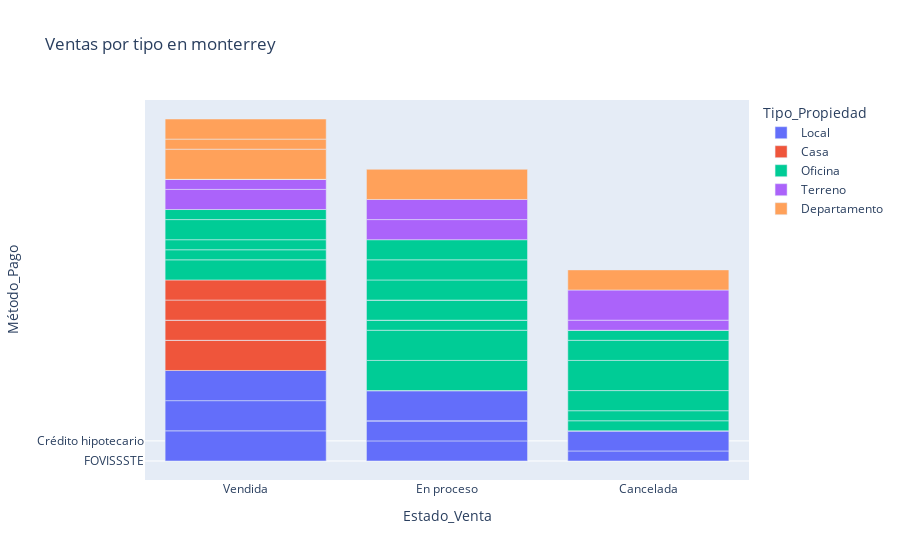

Notebook code for this chart:
### Code cell
figura3 = pl.bar(df_Inmob_regia, x= 'Estado_Venta', y= 'Método_Pago', color='Tipo_Propiedad', title= 'Ventas por tipo en monterrey')
figura3.show()

### Figure 1 — Plotly figure (JSON) as saved in the notebook; plotly's stock layout.template omitted (floating-point values rounded to 4 significant figures)
{"data": [{"alignmentgroup": "True", "hovertemplate": "Tipo_Propiedad=Local<br>Estado_Venta=%{x}<br>Método_Pago=%{y}<extra></extra>", "legendgroup": "Local", "marker": {"color": "#636efa", "pattern": {"shape": ""}}, "name": "Local", "offsetgroup": "Local", "orientation": "v", "showlegend": true, "textposition": "auto", "type": "bar", "x": ["Vendida", "En proceso", "Cancelada", "En proceso", "Cancelada", "En proceso", "En proceso", "En proceso", "En proceso", "Vendida", "Vendida", "Vendida", "Vendida", "Vendida"], "xaxis": "x", "y": ["FOVISSSTE", "FOVISSSTE", "INFONAVIT", "Crédito hipotecario", "Crédito hipotecario", "Crédito hipotecario", "FOVISSSTE", "FOVISSSTE", "Contado", "FOVISSSTE", "FOVISSSTE", "Contado", "Contado", "Contado"], "yaxis": "y"}, {"alignmentgroup": "True", "hovertemplate": "Tipo_Propiedad=Casa<br>Estado_Venta=%{x}<br>Método_Pago=%{y}<extra></extra>", "legendgroup": "Casa", "marker": {"color": "#EF553B", "pattern": {"shape": ""}}, "name": "Casa", "offsetgroup": "Casa", "orientation": "v", "showlegend": true, "textposition": "auto", "type": "bar", "x": ["En proceso", "Vendida", "Cancelada", "Vendida", "Vendida", "En proceso", "Cancelada", "Vendida", "Vendida", "Vendida", "En proceso"], "xaxis": "x", "y": ["FOVISSSTE", "Contado", "FOVISSSTE", "FOVISSSTE", "Crédito hipotecario", "FOVISSSTE", "FOVISSSTE", "FOVISSSTE", "Crédito hipotecario", "Crédito hipotecario", "FOVISSSTE"], "yaxis": "y"}, {"alignmentgroup": "True", "hovertemplate": "Tipo_Propiedad=Oficina<br>Estado_Venta=%{x}<br>Método_Pago=%{y}<extra></extra>", "legendgroup": "Oficina", "marker": {"color": "#00cc96", "pattern": {"shape": ""}}, "name": "Oficina", "offsetgroup": "Oficina", "orientation": "v", "showlegend": true, "textposition": "auto", "type": "bar", "x": ["Vendida", "Cancelada", "En proceso", "Vendida", "Vendida", "En proceso", "Vendida", "En proceso", "Cancelada", "En proceso", "En proceso", "Cancelada", "Cancelada", "Cancelada", "Cancelada", "Vendida", "En proceso", "En proceso", "En proceso", "En proceso"], "xaxis": "x", "y": ["Crédito hipotecario", "INFONAVIT", "Contado", "INFONAVIT", "INFONAVIT", "Contado", "Crédito hipotecario", "INFONAVIT", "INFONAVIT", "FOVISSSTE", "Crédito hipotecario", "Crédito hipotecario", "Contado", "Crédito hipotecario", "INFONAVIT", "INFONAVIT", "FOVISSSTE", "Crédito hipotecario", "Crédito hipotecario", "Crédito hipotecario"], "yaxis": "y"}, {"alignmentgroup": "True", "hovertemplate": "Tipo_Propiedad=Terreno<br>Estado_Venta=%{x}<br>Método_Pago=%{y}<extra></extra>", "legendgroup": "Terreno", "marker": {"color": "#ab63fa", "pattern": {"shape": ""}}, "name": "Terreno", "offsetgroup": "Terreno", "orientation": "v", "showlegend": true, "textposition": "auto", "type": "bar", "x": ["Vendida", "En proceso", "Vendida", "Vendida", "Cancelada", "Vendida", "En proceso", "Cancelada", "Cancelada"], "xaxis": "x", "y": ["Crédito hipotecario", "Crédito hipotecario", "INFONAVIT", "FOVISSSTE", "FOVISSSTE", "FOVISSSTE", "Crédito hipotecario", "INFONAVIT", "Contado"], "yaxis": "y"}, {"alignmentgroup": "True", "hovertemplate": "Tipo_Propiedad=Departamento<br>Estado_Venta=%{x}<br>Método_Pago=%{y}<extra></extra>", "legendgroup": "Departamento", "marker": {"color": "#FFA15A", "pattern": {"shape": ""}}, "name": "Departamento", "offsetgroup": "Departamento", "orientation": "v", "showlegend": true, "textposition": "auto", "type": "bar", "x": ["Vendida", "Cancelada", "Vendida", "Vendida", "Vendida", "En proceso"], "xaxis": "x", "y": ["FOVISSSTE", "Crédito hipotecario", "Contado", "INFONAVIT", "Crédito hipotecario", "Contado"], "yaxis": "y"}], "layout": {"barmode": "relative", "legend": {"title": {"text": "Tipo_Propiedad"}, "tracegroupgap": 0}, "title": {"text": "Ventas por tipo en monterrey"}, "xaxis": {"anchor": "y", "domain": [0, 1], "title": {"text": "Estado_Venta"}}, "yaxis": {"anchor": "x", "domain": [0, 1], "title": {"text": "Método_Pago"}}}}
